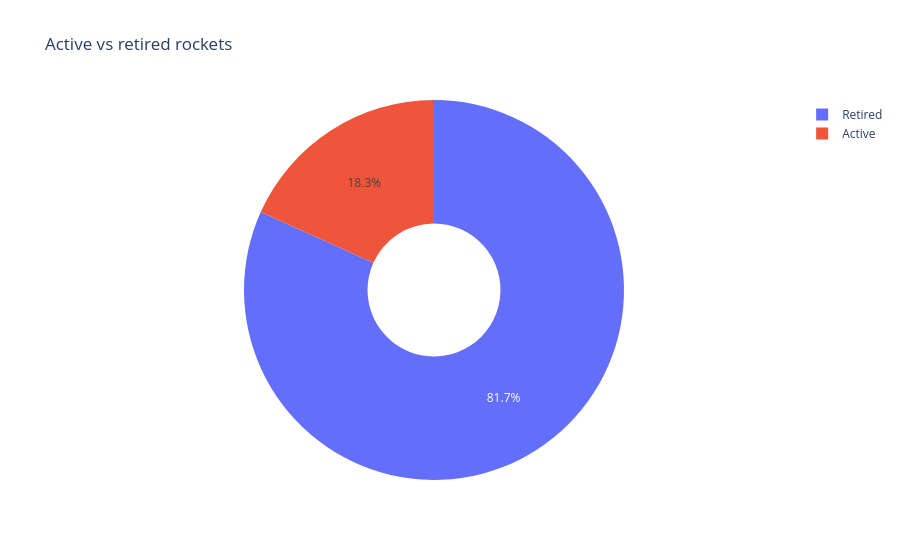

Notebook cell for this chart:
### Code cell
fig = px.pie(
    rocket_status,
    names='Rocket_Status',
    values='Count',
    title='Active vs retired rockets',
    hole=0.35,
)
fig.show()

### Figure 1 — Plotly figure (JSON) as saved in the notebook; plotly's stock layout.template omitted (floating-point values rounded to 4 significant figures)
{"data": [{"domain": {"x": [0, 1], "y": [0, 1]}, "hole": 0.35, "hovertemplate": "Rocket_Status=%{label}<br>Count=%{value}<extra></extra>", "labels": ["Retired", "Active"], "legendgroup": "", "name": "", "showlegend": true, "type": "pie", "values": [3534, 790]}], "layout": {"legend": {"tracegroupgap": 0}, "title": {"text": "Active vs retired rockets"}}}
